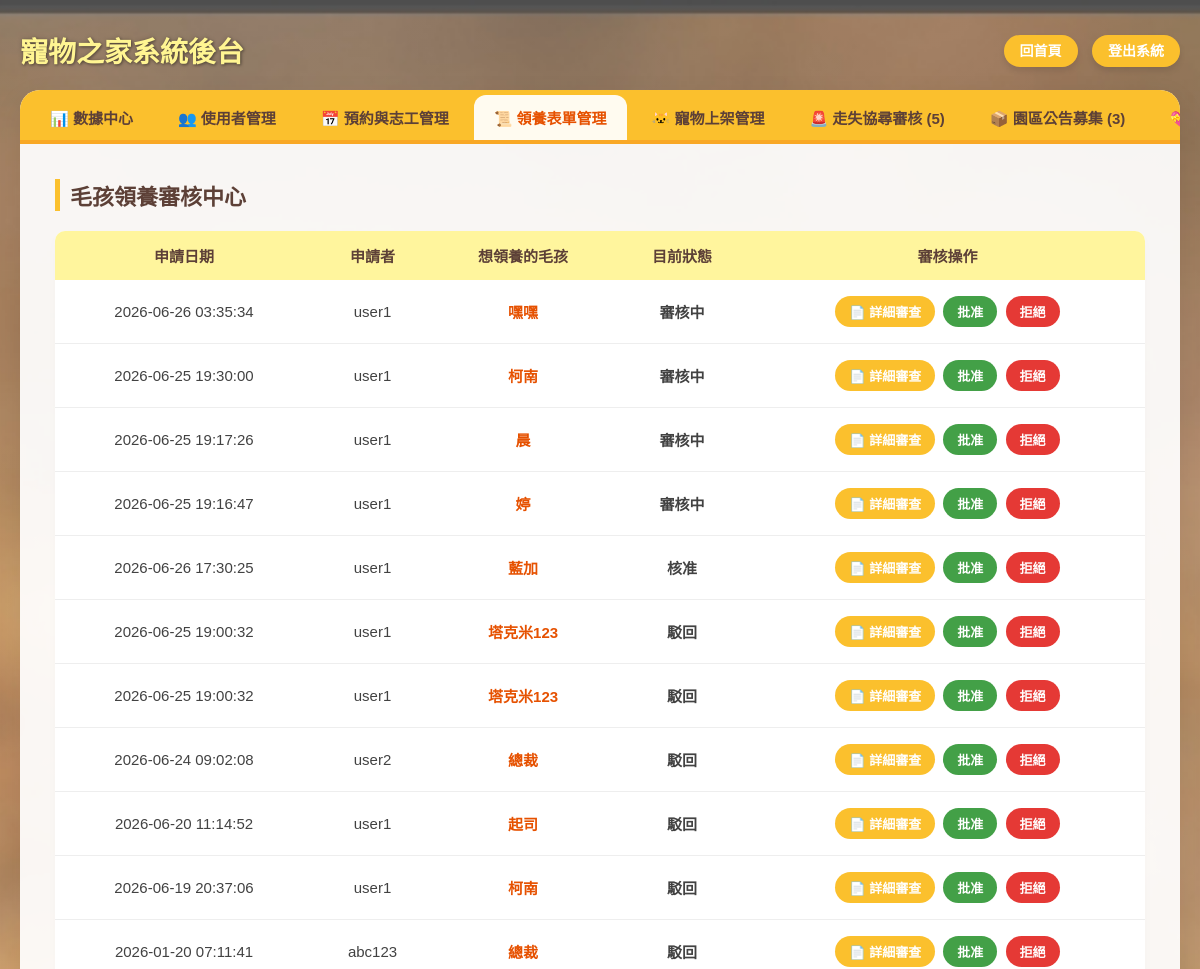
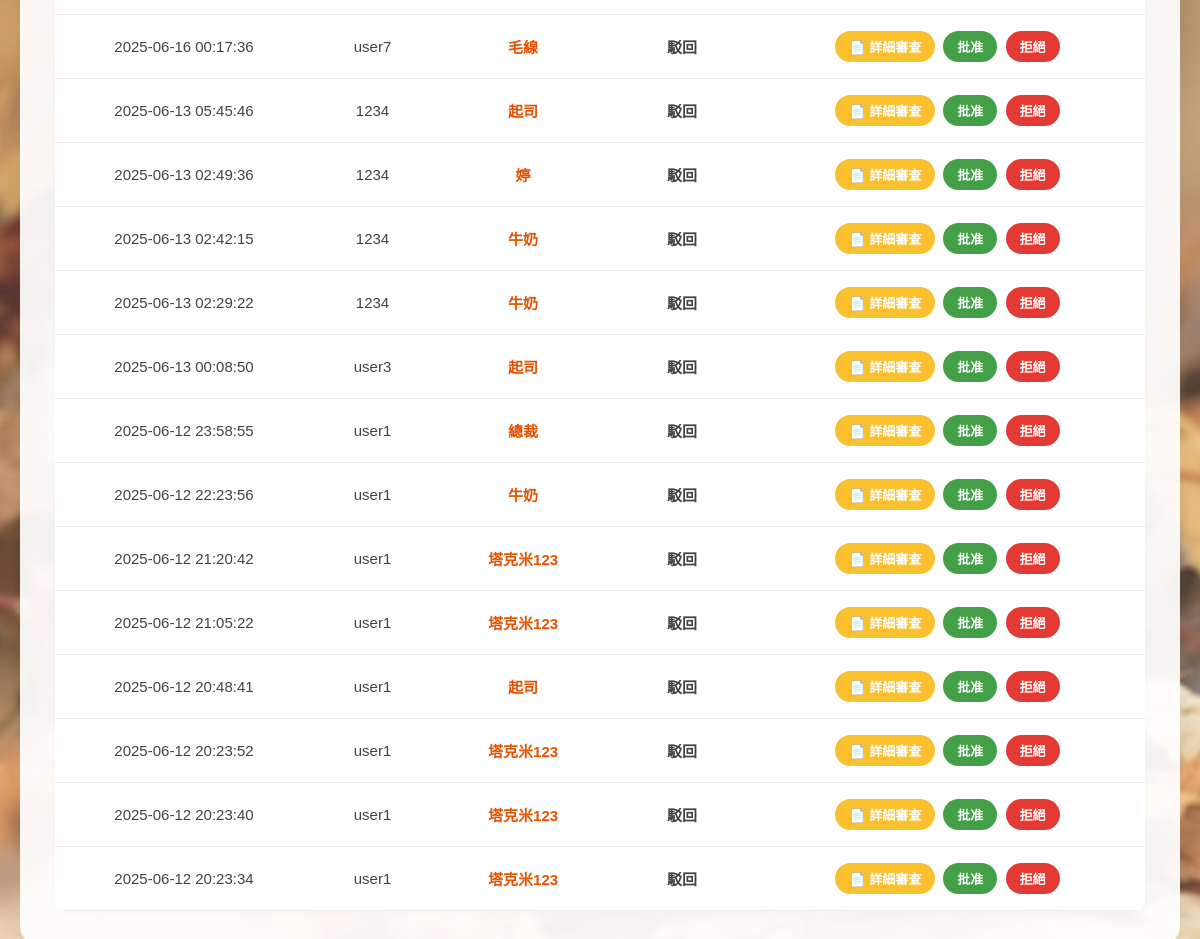
Screenshot of /期末報告/admin.php?tab=adoptions (signed in) with the database file from the repository (2 pictures, top to bottom).
### tables this page shows
CREATE TABLE `adoptions` (
  `id` int NOT NULL,
  `user_id` int NOT NULL,
  `pet_id` int NOT NULL,
  `phone_number` varchar(15) NOT NULL,
  `reason` text NOT NULL,
  `created_at` datetime DEFAULT CURRENT_TIMESTAMP,
  `status` varchar(20) DEFAULT '審核中'
);

CREATE TABLE `users` (
  `id` int NOT NULL,
  `username` varchar(50) NOT NULL,
  `nickname` varchar(50) DEFAULT NULL,
  `password` varchar(100) NOT NULL,
  `email` varchar(100) DEFAULT NULL,
  `phone` varchar(20) DEFAULT NULL,
  `avatar` varchar(255) DEFAULT NULL,
  `role` enum('user','admin') NOT NULL
);

CREATE TABLE `pets` (
  `id` int NOT NULL,
  `name` varchar(50) DEFAULT NULL,
  `type` varchar(50) DEFAULT NULL,
  `age` int DEFAULT NULL,
  `image` varchar(255) DEFAULT NULL,
  `status` varchar(20) DEFAULT '可領養'
);

### 期末報告/admin.php (the view, shortened to what this page needs)
<?php
include('db.php');
$adopt_res = $conn->query("SELECT ar.id, ar.created_at, u.username AS user_name, p.name AS pet_name, ar.status FROM adoptions ar JOIN users u ON ar.user_id = u.id JOIN pets p ON ar.pet_id = p.id ORDER BY FIELD(ar.status, '審核中') DESC, ar.created_at DESC");
$lost_res = $conn->query("SELECT * FROM lost_pets WHERE status IN ('審核中', '協尋中', '已團圓') ORDER BY FIELD(status, '審核中', '協尋中', '已團圓'), created_at DESC");
$supply_res = $conn->query("SELECT * FROM donation_needs ORDER BY status DESC, created_at DESC");
$pending_count_res = $conn->query("SELECT COUNT(*) as total FROM user_donations WHERE status = '待審核'");
$pending_count = $pending_count_res->fetch_assoc()['total'] ?? 0;
$active_tab = $_GET['tab'] ?? 'dashboard';
?>
<!DOCTYPE html>
<html lang="zh-Hant">
<head>
</head>
<body style="background-image: linear-gradient(rgba(255, 255, 255, 0.20), rgba(255, 255, 255, 0.20)), url('image/home page.jpeg'); background-size: cover; background-position: center; background-attachment: fixed;">
  <div class="header-area">
    <div class="brand-title" style="color: #FFF592; text-shadow: 1px 1px 3px rgba(0, 0, 0, 0.4), 0 0 5px rgba(0, 0, 0, 0.2);">寵物之家系統後台</div>
    <div class="nav-buttons">
      <a href="index.php">回首頁</a>
      <a href="logout.php">登出系統</a>
    </div>
  </div>
  <div class="admin-wrapper">
    <div class="admin-navbar">
      <button id="tab-dashboard" class="nav-tab <?= $active_tab=='dashboard'?'active':'' ?>" onclick="switchTab('dashboard')">📊 數據中心</button>
      <button id="tab-users" class="nav-tab <?= $active_tab=='users'?'active':'' ?>" onclick="switchTab('users')">👥 使用者管理</button>
      <button id="tab-visit" class="nav-tab <?= $active_tab=='visit'?'active':'' ?>" onclick="switchTab('visit')">📅 預約與志工管理</button>
      <button id="tab-adoptions" class="nav-tab <?= $active_tab=='adoptions'?'active':'' ?>" onclick="switchTab('adoptions')">📜 領養表單管理</button>
      <button id="tab-pets" class="nav-tab <?= $active_tab=='pets'?'active':'' ?>" onclick="switchTab('pets')">🐱 寵物上架管理</button>
      <button id="tab-lost" class="nav-tab <?= $active_tab=='lost'?'active':'' ?>" onclick="switchTab('lost')">🚨 走失協尋審核 (<?= $lost_res->num_rows ?>)</button>
      <button id="tab-supplies" class="nav-tab <?= $active_tab=='supplies'?'active':'' ?>" onclick="switchTab('supplies')">📦 園區公告募集 (<?= $supply_res->num_rows ?>)</button>
      <button id="tab-user_donations" class="nav-tab <?= $active_tab=='user_donations'?'active':'' ?>" onclick="switchTab('user_donations')">💝 民眾捐贈審核 (<?= $pending_count ?>)</button>
    </div>
    <div class="admin-content">
      <div id="panel-adoptions" class="tab-panel <?= $active_tab=='adoptions'?'active':'' ?>">
        <h2 class="panel-title">毛孩領養審核中心</h2>
        <table>
          <thead>
            <tr>
              <th>申請日期</th>
              <th>申請者</th>
              <th>想領養的毛孩</th>
              <th>目前狀態</th>
              <th>審核操作</th>
            </tr>
          </thead>
          <tbody>
            <?php while ($adopt = $adopt_res->fetch_assoc()): ?>
              <tr>
                <td><?= htmlspecialchars($adopt['created_at']) ?></td>
                <td><?= htmlspecialchars($adopt['user_name']) ?></td>
                <td><strong style="color:#e65100;"><?= htmlspecialchars($adopt['pet_name']) ?></strong></td>
                <td><strong><?= htmlspecialchars($adopt['status']) ?></strong></td>
                <td>
                  <a href="view_adopt_application.php?id=<?= $adopt['id'] ?>" class="btn-action">📄 詳細審查</a>
                  <a href="update_status.php?id=<?= $adopt['id'] ?>&status=核准" class="btn-action btn-success" onclick="return confirm('確定核准此領養申請嗎？')">批准</a>
                  <a href="update_status.php?id=<?= $adopt['id'] ?>&status=駁回" class="btn-action btn-danger" onclick="return confirm('確定拒絕此領養申請嗎？')">拒絕</a>
                </td>
              </tr>
            <?php endwhile; ?>
          </tbody>
        </table>
      </div>
    </div> </div>
</body>
</html>

### 期末報告/admin.php (style rules this page uses)
* { margin: 0; padding: 0; box-sizing: border-box; font-family: 'Noto Sans TC', sans-serif; }
body { background-color: #fffde7; min-height: 100vh; padding: 30px 20px; background-attachment: fixed; }
.header-area { max-width: 1200px; margin: 0 auto 20px; display: flex; justify-content: space-between; align-items: center; }
.brand-title { font-size: 28px; font-weight: bold; color: #5d4037; text-shadow: 1px 1px 2px rgba(0,0,0,0.1); }
.nav-buttons a { text-decoration: none; padding: 8px 16px; background-color: #fbc02d; color: white; font-weight: bold; border-radius: 20px; margin-left: 10px; font-size: 14px; box-shadow: 0 4px 6px rgba(0,0,0,0.1); transition: all 0.2s; }
.admin-wrapper { max-width: 1200px; margin: 0 auto; background: rgba(255, 255, 255, 0.93); border-radius: 20px; box-shadow: 0 10px 30px rgba(0,0,0,0.08); overflow: hidden; display: flex; flex-direction: column; }
.admin-navbar { display: flex; background: #fbc02d; padding: 5px 10px 0 10px; border-bottom: 4px solid #f9a825; gap: 5px; overflow-x: auto; }
.nav-tab { padding: 12px 20px; color: #5d4037; font-weight: bold; font-size: 15px; border-radius: 12px 12px 0 0; cursor: pointer; transition: all 0.3s ease; border: none; background: transparent; outline: none; white-space: nowrap; }
.nav-tab.active { background: rgba(255, 255, 255, 0.93); color: #e65100; border-bottom: 4px solid rgba(255, 255, 255, 0.93); margin-bottom: -4px; position: relative; z-index: 2; }
.admin-content { padding: 35px; min-height: 500px; }
.tab-panel { display: none; }
.tab-panel.active { display: block; animation: fadeIn 0.4s ease; }
table { width: 100%; border-collapse: collapse; margin-top: 15px; background: white; border-radius: 10px; overflow: hidden; box-shadow: 0 4px 12px rgba(0,0,0,0.02); }
th { background-color: #fff59d; color: #5d4037; padding: 14px; font-weight: bold; font-size: 15px; }
.btn-action { display: inline-block; padding: 6px 14px; margin: 2px; font-weight: bold; font-size: 13px; color: white; background-color: #fbc02d; border: none; border-radius: 20px; text-decoration: none; cursor: pointer; transition: background 0.2s; }
.btn-danger { background-color: #e53935; }
.btn-success { background-color: #43a047; }
h2.panel-title { color: #5d4037; margin-bottom: 20px; font-size: 22px; border-left: 5px solid #fbc02d; padding-left: 10px; }

### rows the page displays
adoptions: created_at "2026-06-26 03:35:34", user.username "user1", pet.name "嘿嘿", status "審核中"
adoptions: created_at "2026-06-25 19:30:00", user.username "user1", pet.name "柯南", status "審核中"
adoptions: created_at "2026-06-25 19:17:26", user.username "user1", pet.name "晨", status "審核中"
adoptions: created_at "2026-06-25 19:16:47", user.username "user1", pet.name "婷", status "審核中"
adoptions: created_at "2026-06-26 17:30:25", user.username "user1", pet.name "藍加", status "核准"
adoptions: created_at "2026-06-25 19:00:32", user.username "user1", pet.name "塔克米123", status "駁回"
adoptions: created_at "2026-06-25 19:00:32", user.username "user1", pet.name "塔克米123", status "駁回"
adoptions: created_at "2026-06-24 09:02:08", user.username "user2", pet.name "總裁", status "駁回"
adoptions: created_at "2026-06-20 11:14:52", user.username "user1", pet.name "起司", status "駁回"
adoptions: created_at "2026-06-19 20:37:06", user.username "user1", pet.name "柯南", status "駁回"
adoptions: created_at "2026-01-20 07:11:41", user.username "abc123", pet.name "總裁", status "駁回"
adoptions: created_at "2025-06-16 00:17:36", user.username "user7", pet.name "毛線", status "駁回"
adoptions: created_at "2025-06-13 05:45:46", user.username "1234", pet.name "起司", status "駁回"
adoptions: created_at "2025-06-13 02:49:36", user.username "1234", pet.name "婷", status "駁回"
adoptions: created_at "2025-06-13 02:42:15", user.username "1234", pet.name "牛奶", status "駁回"
adoptions: created_at "2025-06-13 02:29:22", user.username "1234", pet.name "牛奶", status "駁回"
adoptions: created_at "2025-06-13 00:08:50", user.username "user3", pet.name "起司", status "駁回"
adoptions: created_at "2025-06-12 23:58:55", user.username "user1", pet.name "總裁", status "駁回"
adoptions: created_at "2025-06-12 22:23:56", user.username "user1", pet.name "牛奶", status "駁回"
adoptions: created_at "2025-06-12 21:20:42", user.username "user1", pet.name "塔克米123", status "駁回"
adoptions: created_at "2025-06-12 21:05:22", user.username "user1", pet.name "塔克米123", status "駁回"
adoptions: created_at "2025-06-12 20:48:41", user.username "user1", pet.name "起司", status "駁回"
adoptions: created_at "2025-06-12 20:23:52", user.username "user1", pet.name "塔克米123", status "駁回"
adoptions: created_at "2025-06-12 20:23:40", user.username "user1", pet.name "塔克米123", status "駁回"
adoptions: created_at "2025-06-12 20:23:34", user.username "user1", pet.name "塔克米123", status "駁回"

### other values shown
$lost_res->num_rows "5"
$supply_res->num_rows "3"
